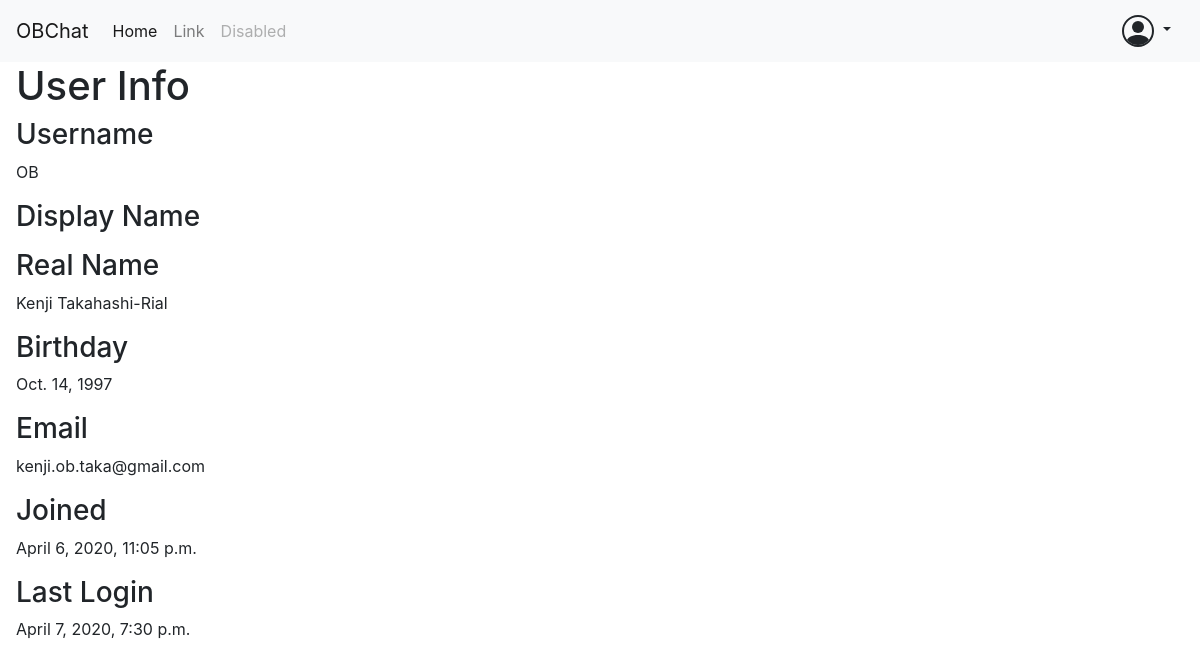
Before: /OB/user/OB/ with the older database file.
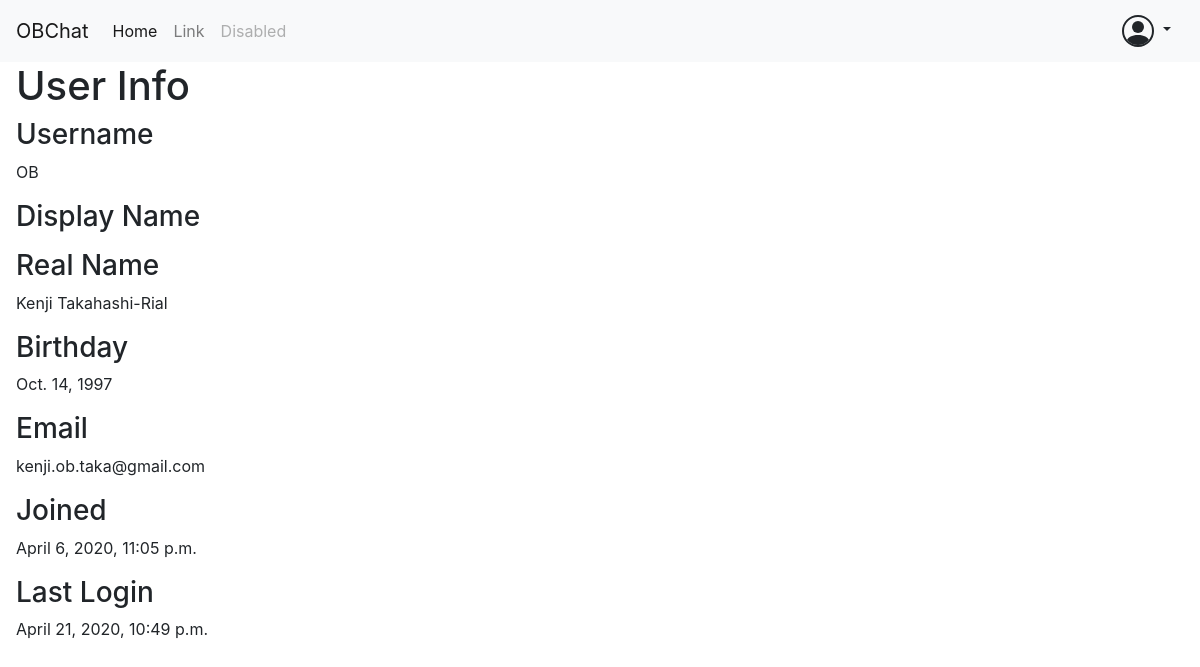
After: the same page with the newer database file.
### OB/models.py (models this page shows, shortened)
class OBUser(AbstractUser):
    display_name = CharField(max_length=DISPLAY_NAME_MAX_LENGTH, null=True)
    birthday = DateField(null=True)
    is_expelled = BooleanField(default=False)
    is_ob = BooleanField(default=False)

### OB/views/user.py (the view)
# urls.py: url(r"^user/(?P<username>[-\w]+)/$", user, name="OB-user")
def user(request, username):
    if request.method == "GET":
        user_object = try_get(OBUser, username=username)
        if user_object:
            template = "OB/user.html"
            context = {"user": user_object}
        else:
            template = "OB/not_user.html"
            context = {}
        return render(request, template, context)
    if request.method == "POST":
        return None
    return HttpResponse()

### OB/utilities/database.py (called while the page is built)
def try_get(model, **kwargs):
    try:
        return model.objects.get(**kwargs)
    except model.DoesNotExist:
        return None

### OB/templates/OB/user.html (shortened to what this page needs)
{% extends "OB/base.html" %}
{% block body %}
  <h1>User Info</h1>
  {% if request.user.username == user.username %}
    <div id="edit-info">
      <h3>Username</h3>
      <p>{{ user.username }}</p>
      <h3>Display Name</h3>
      <p>{% if not user.display_name %} {{ user.username }} {% else %} {{ user.display_name }} {% endif %}</p>
      <h3>Real Name</h3>
      <p>{{ user.first_name }} {{ user.last_name }}</p>
      <h3>Birthday</h3>
      <p>{{ user.birthday }}</p>
      <h3>Email</h3>
      <p>{{ user.email }}</p>
      <h3>Joined</h3>
      <p>{{ user.date_joined }}</p>
      <h3>Last Login</h3>
      <p>{{ user.last_login }}</p>
    </div>
  {% else %}
    <div id="display-info">
      <h3>Username</h3>
      <p>{{ user.username }}</p>
      <h3>Display Name</h3>
      <h3>Real Name</h3>
      <p>{{ user.first_name }} {{ user.last_name }}</p>
      <h3>Birthday</h3>
      <p>{{ user.birthday }}</p>
      <h3>Email</h3>
      <p>{{ user.email }}</p>
      <h3>Joined</h3>
      <p>{{ user.date_joined }}</p>
      <h3>Last Login</h3>
      <p>{{ user.last_login }}</p>
    </div>
  {% endif %}
{% endblock %}

Changed rows visible on the page:
changed OBUser "OB": last_login "April 7, 2020, 7:30 p.m." → "April 21, 2020, 10:49 p.m."
